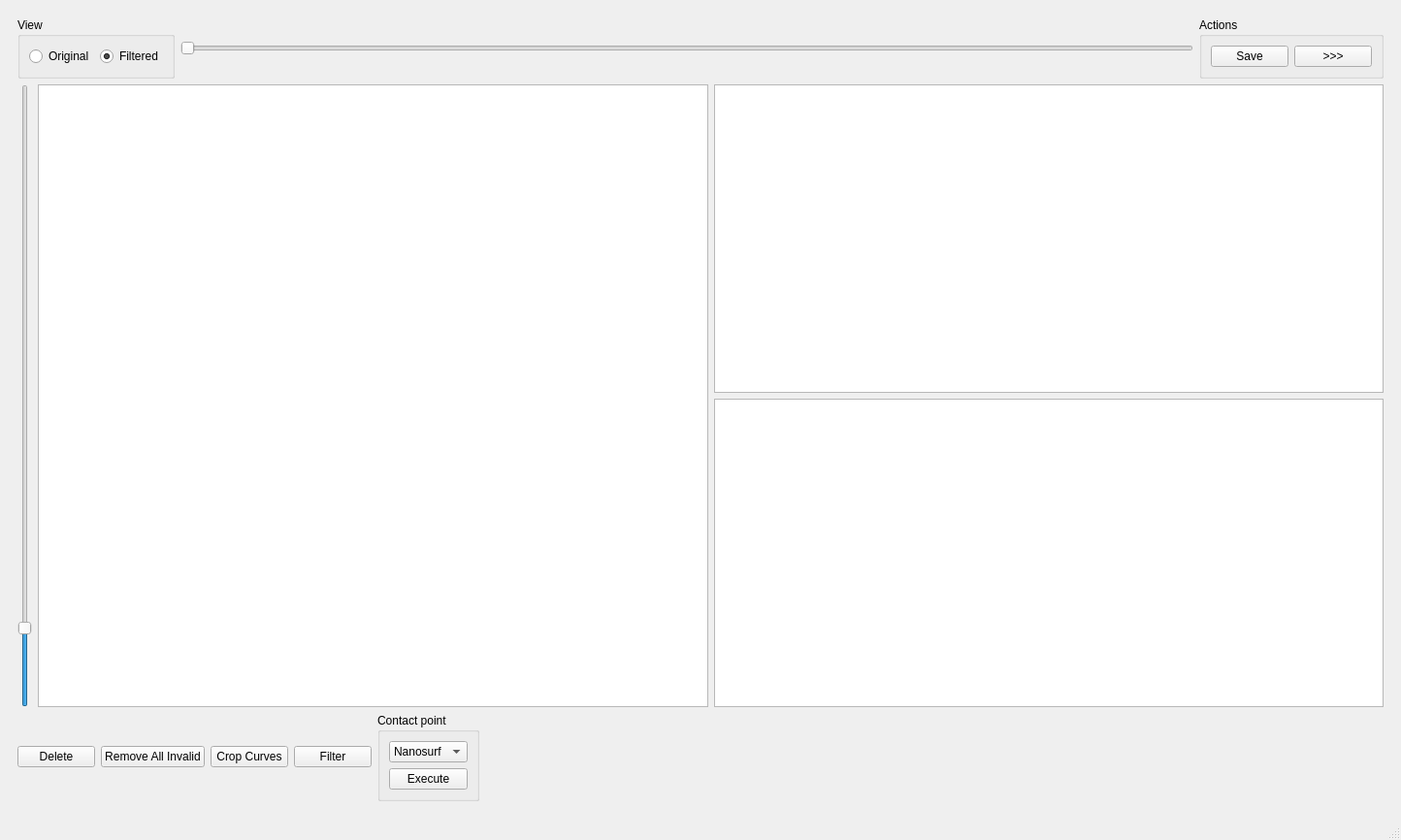
<?xml version="1.0" encoding="UTF-8"?>
<ui version="4.0">
 <class>MainWindow</class>
 <widget class="QMainWindow" name="MainWindow">
  <property name="geometry">
   <rect>
    <x>0</x>
    <y>0</y>
    <width>1444</width>
    <height>866</height>
   </rect>
  </property>
  <property name="windowTitle">
   <string>Nano2020</string>
  </property>
  <property name="windowIcon">
   <iconset>
    <normaloff>ico.svg</normaloff>ico.svg</iconset>
  </property>
  <widget class="QWidget" name="centralwidget">
   <layout class="QVBoxLayout" name="verticalLayout_3">
    <item>
     <widget class="QStackedWidget" name="switcher">
      <property name="currentIndex">
       <number>1</number>
      </property>
      <widget class="QWidget" name="stackedWidgetPage1">
       <layout class="QVBoxLayout" name="verticalLayout" stretch="0,1">
        <item>
         <layout class="QHBoxLayout" name="horizontalLayout_3">
          <property name="sizeConstraint">
           <enum>QLayout::SetMinAndMaxSize</enum>
          </property>
          <item>
           <widget class="QGroupBox" name="groupBox_6">
            <property name="title">
             <string>Limits</string>
            </property>
            <layout class="QGridLayout" name="gridLayout_2">
             <item row="0" column="1">
              <widget class="QSpinBox" name="b1_start">
               <property name="minimum">
                <number>-100000</number>
               </property>
               <property name="maximum">
                <number>100000</number>
               </property>
               <property name="singleStep">
                <number>10</number>
               </property>
               <property name="value">
                <number>-15000</number>
               </property>
              </widget>
             </item>
             <item row="1" column="0">
              <widget class="QLabel" name="label_10">
               <property name="text">
                <string>Max</string>
               </property>
              </widget>
             </item>
             <item row="0" column="0">
              <widget class="QLabel" name="label_9">
               <property name="text">
                <string>Min</string>
               </property>
              </widget>
             </item>
             <item row="1" column="1">
              <widget class="QSpinBox" name="b1_end">
               <property name="minimum">
                <number>-100000</number>
               </property>
               <property name="maximum">
                <number>100000</number>
               </property>
               <property name="singleStep">
                <number>10</number>
               </property>
               <property name="value">
                <number>15000</number>
               </property>
              </widget>
             </item>
            </layout>
           </widget>
          </item>
          <item>
           <widget class="QGroupBox" name="groupBox_7">
            <property name="title">
             <string>yAlign</string>
            </property>
            <layout class="QVBoxLayout" name="verticalLayout_8">
             <item>
              <widget class="QSpinBox" name="b1_yAlign">
               <property name="minimum">
                <number>50</number>
               </property>
               <property name="maximum">
                <number>19999</number>
               </property>
               <property name="value">
                <number>3000</number>
               </property>
              </widget>
             </item>
             <item>
              <widget class="QPushButton" name="b1_yAlignButton">
               <property name="text">
                <string>yAlign</string>
               </property>
              </widget>
             </item>
             <item>
              <widget class="QSlider" name="b1_forwardSegment">
               <property name="sizePolicy">
                <sizepolicy hsizetype="Minimum" vsizetype="Fixed">
                 <horstretch>0</horstretch>
                 <verstretch>0</verstretch>
                </sizepolicy>
               </property>
               <property name="focusPolicy">
                <enum>Qt::StrongFocus</enum>
               </property>
               <property name="minimum">
                <number>0</number>
               </property>
               <property name="maximum">
                <number>1</number>
               </property>
               <property name="value">
                <number>0</number>
               </property>
               <property name="tracking">
                <bool>true</bool>
               </property>
               <property name="orientation">
                <enum>Qt::Horizontal</enum>
               </property>
               <property name="tickPosition">
                <enum>QSlider::TicksAbove</enum>
               </property>
               <property name="tickInterval">
                <number>1</number>
               </property>
              </widget>
             </item>
            </layout>
           </widget>
          </item>
          <item>
           <widget class="QGroupBox" name="groupBox_16">
            <property name="title">
             <string>Cutting</string>
            </property>
            <layout class="QVBoxLayout" name="verticalLayout_16">
             <item>
              <widget class="QDoubleSpinBox" name="b1_minmax">
               <property name="value">
                <double>5.000000000000000</double>
               </property>
              </widget>
             </item>
             <item>
              <widget class="QPushButton" name="b1_doInvalidate">
               <property name="text">
                <string>Invalidate</string>
               </property>
              </widget>
             </item>
            </layout>
           </widget>
          </item>
          <item>
           <widget class="QGroupBox" name="groupBox">
            <property name="title">
             <string>View</string>
            </property>
            <layout class="QVBoxLayout" name="verticalLayout_9">
             <property name="sizeConstraint">
              <enum>QLayout::SetMinimumSize</enum>
             </property>
             <item>
              <widget class="QRadioButton" name="b1_redblack">
               <property name="text">
                <string>All</string>
               </property>
               <property name="checked">
                <bool>true</bool>
               </property>
              </widget>
             </item>
             <item>
              <widget class="QRadioButton" name="b1_black">
               <property name="text">
                <string>Black</string>
               </property>
              </widget>
             </item>
             <item>
              <widget class="QRadioButton" name="b1_red">
               <property name="text">
                <string>Red</string>
               </property>
              </widget>
             </item>
            </layout>
           </widget>
          </item>
          <item>
           <widget class="QGroupBox" name="groupBox_12">
            <property name="title">
             <string>Open</string>
            </property>
            <layout class="QVBoxLayout" name="verticalLayout_7">
             <item>
              <widget class="QRadioButton" name="open_o11new">
               <property name="text">
                <string>Optics11 - NEW</string>
               </property>
               <property name="checked">
                <bool>false</bool>
               </property>
              </widget>
             </item>
             <item>
              <widget class="QRadioButton" name="open_o11old">
               <property name="text">
                <string>Optics11 - OLD</string>
               </property>
              </widget>
             </item>
             <item>
              <widget class="QRadioButton" name="open_nanosurf">
               <property name="text">
                <string>Nanosurf export</string>
               </property>
               <property name="checked">
                <bool>true</bool>
               </property>
              </widget>
             </item>
            </layout>
           </widget>
          </item>
          <item>
           <spacer name="horizontalSpacer">
            <property name="orientation">
             <enum>Qt::Horizontal</enum>
            </property>
            <property name="sizeType">
             <enum>QSizePolicy::Expanding</enum>
            </property>
            <property name="sizeHint" stdset="0">
             <size>
              <width>40</width>
              <height>20</height>
             </size>
            </property>
           </spacer>
          </item>
          <item>
           <widget class="QGroupBox" name="groupBox_9">
            <property name="title">
             <string>Actions</string>
            </property>
            <layout class="QHBoxLayout" name="horizontalLayout_2">
             <item>
              <widget class="QPushButton" name="b1tob2">
               <property name="sizePolicy">
                <sizepolicy hsizetype="Minimum" vsizetype="Fixed">
                 <horstretch>0</horstretch>
                 <verstretch>0</verstretch>
                </sizepolicy>
               </property>
               <property name="text">
                <string>&gt;&gt;&gt;</string>
               </property>
               <property name="shortcut">
                <string>Ctrl+G</string>
               </property>
              </widget>
             </item>
             <item>
              <widget class="QPushButton" name="b1_generate">
               <property name="text">
                <string>Generate</string>
               </property>
              </widget>
             </item>
             <item>
              <widget class="QPushButton" name="sl_load">
               <property name="font">
                <font>
                 <weight>75</weight>
                 <bold>true</bold>
                </font>
               </property>
               <property name="text">
                <string>Load</string>
               </property>
               <property name="shortcut">
                <string>Ctrl+L</string>
               </property>
              </widget>
             </item>
             <item>
              <widget class="QPushButton" name="b1_selectFolder">
               <property name="font">
                <font>
                 <weight>75</weight>
                 <bold>true</bold>
                </font>
               </property>
               <property name="text">
                <string>Select Root Folder</string>
               </property>
               <property name="shortcut">
                <string>Ctrl+S</string>
               </property>
              </widget>
             </item>
            </layout>
           </widget>
          </item>
         </layout>
        </item>
        <item>
         <widget class="QSplitter" name="splitter">
          <property name="midLineWidth">
           <number>0</number>
          </property>
          <property name="orientation">
           <enum>Qt::Horizontal</enum>
          </property>
          <widget class="QTreeWidget" name="b1_mainList">
           <property name="sizePolicy">
            <sizepolicy hsizetype="Fixed" vsizetype="Expanding">
             <horstretch>0</horstretch>
             <verstretch>0</verstretch>
            </sizepolicy>
           </property>
           <column>
            <property name="text">
             <string>Name</string>
            </property>
           </column>
          </widget>
          <widget class="PlotWidget" name="b1_graph"/>
          <widget class="QSlider" name="b1_Alpha">
           <property name="sizePolicy">
            <sizepolicy hsizetype="Minimum" vsizetype="Expanding">
             <horstretch>0</horstretch>
             <verstretch>0</verstretch>
            </sizepolicy>
           </property>
           <property name="maximum">
            <number>255</number>
           </property>
           <property name="value">
            <number>30</number>
           </property>
           <property name="orientation">
            <enum>Qt::Vertical</enum>
           </property>
          </widget>
         </widget>
        </item>
       </layout>
      </widget>
      <widget class="QWidget" name="stackedWidgetPage2">
       <layout class="QVBoxLayout" name="verticalLayout_5">
        <item>
         <layout class="QHBoxLayout" name="horizontalLayout_7">
          <item>
           <widget class="QGroupBox" name="groupBox_2">
            <property name="title">
             <string>View</string>
            </property>
            <layout class="QHBoxLayout" name="horizontalLayout_4">
             <item>
              <widget class="QRadioButton" name="b2_vOriginal">
               <property name="text">
                <string>Original</string>
               </property>
               <property name="checked">
                <bool>false</bool>
               </property>
              </widget>
             </item>
             <item>
              <widget class="QRadioButton" name="b2_vFiltered">
               <property name="text">
                <string>Filtered</string>
               </property>
               <property name="checked">
                <bool>true</bool>
               </property>
              </widget>
             </item>
            </layout>
           </widget>
          </item>
          <item>
           <widget class="QSlider" name="b2_segment">
            <property name="maximum">
             <number>500</number>
            </property>
            <property name="pageStep">
             <number>1</number>
            </property>
            <property name="tracking">
             <bool>true</bool>
            </property>
            <property name="orientation">
             <enum>Qt::Horizontal</enum>
            </property>
           </widget>
          </item>
          <item>
           <widget class="QGroupBox" name="groupBox_10">
            <property name="title">
             <string>Actions</string>
            </property>
            <layout class="QHBoxLayout" name="horizontalLayout_10">
             <item>
              <widget class="QPushButton" name="b2_save">
               <property name="text">
                <string>Save</string>
               </property>
               <property name="shortcut">
                <string>Ctrl+S</string>
               </property>
              </widget>
             </item>
             <item>
              <widget class="QPushButton" name="b2_b2tob3">
               <property name="sizePolicy">
                <sizepolicy hsizetype="Minimum" vsizetype="Preferred">
                 <horstretch>0</horstretch>
                 <verstretch>0</verstretch>
                </sizepolicy>
               </property>
               <property name="text">
                <string>&gt;&gt;&gt;</string>
               </property>
               <property name="shortcut">
                <string>Ctrl+G</string>
               </property>
              </widget>
             </item>
            </layout>
           </widget>
          </item>
         </layout>
        </item>
        <item>
         <layout class="QHBoxLayout" name="horizontalLayout_6">
          <item>
           <widget class="QSlider" name="b2_Alpha">
            <property name="sizePolicy">
             <sizepolicy hsizetype="Minimum" vsizetype="Expanding">
              <horstretch>0</horstretch>
              <verstretch>0</verstretch>
             </sizepolicy>
            </property>
            <property name="maximum">
             <number>255</number>
            </property>
            <property name="value">
             <number>30</number>
            </property>
            <property name="orientation">
             <enum>Qt::Vertical</enum>
            </property>
           </widget>
          </item>
          <item>
           <widget class="PlotWidget" name="b2_plot_all"/>
          </item>
          <item>
           <layout class="QVBoxLayout" name="verticalLayout_2">
            <item>
             <widget class="PlotWidget" name="b2_plot_one"/>
            </item>
            <item>
             <widget class="PlotWidget" name="b2_plot_two"/>
            </item>
           </layout>
          </item>
         </layout>
        </item>
        <item>
         <layout class="QHBoxLayout" name="horizontalLayout">
          <item>
           <layout class="QHBoxLayout" name="horizontalLayout_9">
            <item>
             <widget class="QPushButton" name="b2_delete">
              <property name="text">
               <string>Delete</string>
              </property>
              <property name="shortcut">
               <string>Del</string>
              </property>
             </widget>
            </item>
            <item>
             <widget class="QPushButton" name="b2_deleteAllInvalid">
              <property name="text">
               <string>Remove All Invalid</string>
              </property>
              <property name="shortcut">
               <string>Ctrl+Del</string>
              </property>
             </widget>
            </item>
            <item>
             <widget class="QPushButton" name="b2_CropCurves">
              <property name="text">
               <string>Crop Curves</string>
              </property>
             </widget>
            </item>
            <item>
             <widget class="QPushButton" name="b2_doFilter">
              <property name="text">
               <string>Filter</string>
              </property>
              <property name="shortcut">
               <string>Ctrl+F</string>
              </property>
             </widget>
            </item>
           </layout>
          </item>
          <item>
           <widget class="QGroupBox" name="groupBox_4">
            <property name="title">
             <string>Contact point</string>
            </property>
            <layout class="QVBoxLayout" name="verticalLayout_10">
             <item>
              <widget class="QComboBox" name="comboContact">
               <item>
                <property name="text">
                 <string>Nanosurf</string>
                </property>
               </item>
               <item>
                <property name="text">
                 <string>Chiaro</string>
                </property>
               </item>
              </widget>
             </item>
             <item>
              <widget class="QPushButton" name="b2_doContactPoint">
               <property name="text">
                <string>Execute</string>
               </property>
               <property name="shortcut">
                <string>Ctrl+C</string>
               </property>
              </widget>
             </item>
            </layout>
           </widget>
          </item>
          <item>
           <spacer name="horizontalSpacer_2">
            <property name="orientation">
             <enum>Qt::Horizontal</enum>
            </property>
            <property name="sizeHint" stdset="0">
             <size>
              <width>40</width>
              <height>20</height>
             </size>
            </property>
           </spacer>
          </item>
         </layout>
        </item>
       </layout>
      </widget>
      <widget class="QWidget" name="stackedWidgetPage3">
       <layout class="QVBoxLayout" name="verticalLayout_6">
        <item>
         <layout class="QHBoxLayout" name="horizontalLayout_5">
          <item>
           <widget class="QGroupBox" name="groupBox_15">
            <property name="title">
             <string>Elastography</string>
            </property>
            <layout class="QFormLayout" name="formLayout_5">
             <item row="0" column="0">
              <widget class="QLabel" name="label_20">
               <property name="text">
                <string>Increment</string>
               </property>
              </widget>
             </item>
             <item row="0" column="1">
              <widget class="QDoubleSpinBox" name="b4_elIncrement">
               <property name="maximum">
                <double>999.000000000000000</double>
               </property>
               <property name="value">
                <double>30.000000000000000</double>
               </property>
              </widget>
             </item>
             <item row="1" column="0">
              <widget class="QLabel" name="label_21">
               <property name="text">
                <string>Dash depth</string>
               </property>
              </widget>
             </item>
             <item row="1" column="1">
              <widget class="QDoubleSpinBox" name="b4_elDash">
               <property name="maximum">
                <double>19999.000000000000000</double>
               </property>
               <property name="value">
                <double>500.000000000000000</double>
               </property>
              </widget>
             </item>
             <item row="2" column="0">
              <widget class="QLabel" name="label_22">
               <property name="text">
                <string>Max indent</string>
               </property>
              </widget>
             </item>
             <item row="2" column="1">
              <widget class="QDoubleSpinBox" name="b4_elMaxind">
               <property name="maximum">
                <double>19999.000000000000000</double>
               </property>
               <property name="singleStep">
                <double>100.000000000000000</double>
               </property>
               <property name="value">
                <double>2000.000000000000000</double>
               </property>
              </widget>
             </item>
             <item row="3" column="1">
              <widget class="QPushButton" name="b4_doElas">
               <property name="text">
                <string>Elastography</string>
               </property>
               <property name="shortcut">
                <string>Ctrl+E</string>
               </property>
              </widget>
             </item>
             <item row="3" column="0">
              <widget class="QLabel" name="label_24">
               <property name="text">
                <string>O</string>
               </property>
              </widget>
             </item>
            </layout>
           </widget>
          </item>
          <item>
           <widget class="QGroupBox" name="groupBox_20">
            <property name="title">
             <string>E-FIT</string>
            </property>
            <layout class="QGridLayout" name="gridLayout_5">
             <item row="1" column="0">
              <widget class="QLabel" name="label_29">
               <property name="text">
                <string>Eb</string>
               </property>
              </widget>
             </item>
             <item row="2" column="0">
              <widget class="QLabel" name="label_30">
               <property name="text">
                <string>d0</string>
               </property>
              </widget>
             </item>
             <item row="0" column="0">
              <widget class="QLabel" name="label_28">
               <property name="text">
                <string>E0</string>
               </property>
              </widget>
             </item>
             <item row="0" column="1">
              <widget class="QLabel" name="b3_labE0">
               <property name="text">
                <string>&lt;html&gt;&lt;head/&gt;&lt;body&gt;&lt;p&gt;&lt;span style=&quot; font-weight:600;&quot;&gt;N/A&lt;/span&gt; Pa&lt;/p&gt;&lt;/body&gt;&lt;/html&gt;</string>
               </property>
               <property name="textFormat">
                <enum>Qt::RichText</enum>
               </property>
              </widget>
             </item>
             <item row="1" column="1">
              <widget class="QLabel" name="b3_labEb">
               <property name="text">
                <string>&lt;html&gt;&lt;head/&gt;&lt;body&gt;&lt;p&gt;&lt;span style=&quot; font-weight:600;&quot;&gt;N/A&lt;/span&gt; Pa&lt;/p&gt;&lt;/body&gt;&lt;/html&gt;</string>
               </property>
               <property name="textFormat">
                <enum>Qt::RichText</enum>
               </property>
              </widget>
             </item>
             <item row="2" column="1">
              <widget class="QLabel" name="b3_labd0">
               <property name="text">
                <string>&lt;html&gt;&lt;head/&gt;&lt;body&gt;&lt;p&gt;&lt;span style=&quot; font-weight:600;&quot;&gt;N/A&lt;/span&gt; nm&lt;/p&gt;&lt;/body&gt;&lt;/html&gt;</string>
               </property>
               <property name="textFormat">
                <enum>Qt::RichText</enum>
               </property>
              </widget>
             </item>
            </layout>
           </widget>
          </item>
          <item>
           <widget class="QGroupBox" name="HertzianFit">
            <property name="sizePolicy">
             <sizepolicy hsizetype="Preferred" vsizetype="Preferred">
              <horstretch>0</horstretch>
              <verstretch>0</verstretch>
             </sizepolicy>
            </property>
            <property name="title">
             <string>Hertzian Fit</string>
            </property>
            <layout class="QGridLayout" name="gridLayout">
             <item row="1" column="1">
              <widget class="QRadioButton" name="b3_maxForce">
               <property name="sizePolicy">
                <sizepolicy hsizetype="Minimum" vsizetype="Fixed">
                 <horstretch>0</horstretch>
                 <verstretch>0</verstretch>
                </sizepolicy>
               </property>
               <property name="text">
                <string>Force</string>
               </property>
              </widget>
             </item>
             <item row="1" column="3">
              <widget class="QLabel" name="label_11">
               <property name="text">
                <string>Std E</string>
               </property>
              </widget>
             </item>
             <item row="0" column="4">
              <widget class="QLabel" name="b3_Eavg">
               <property name="sizePolicy">
                <sizepolicy hsizetype="Preferred" vsizetype="Fixed">
                 <horstretch>0</horstretch>
                 <verstretch>0</verstretch>
                </sizepolicy>
               </property>
               <property name="text">
                <string>&lt;html&gt;&lt;head/&gt;&lt;body&gt;&lt;p&gt;&lt;span style=&quot; font-weight:600;&quot;&gt;N/A&lt;/span&gt; Pa&lt;/p&gt;&lt;/body&gt;&lt;/html&gt;</string>
               </property>
               <property name="textFormat">
                <enum>Qt::RichText</enum>
               </property>
              </widget>
             </item>
             <item row="0" column="3">
              <widget class="QLabel" name="AverageE">
               <property name="text">
                <string>Average E</string>
               </property>
              </widget>
             </item>
             <item row="1" column="4">
              <widget class="QLabel" name="b3_Estd">
               <property name="sizePolicy">
                <sizepolicy hsizetype="Preferred" vsizetype="Fixed">
                 <horstretch>0</horstretch>
                 <verstretch>0</verstretch>
                </sizepolicy>
               </property>
               <property name="text">
                <string>&lt;html&gt;&lt;head/&gt;&lt;body&gt;&lt;p&gt;&lt;span style=&quot; font-weight:600;&quot;&gt;N/A&lt;/span&gt; Pa&lt;/p&gt;&lt;/body&gt;&lt;/html&gt;</string>
               </property>
               <property name="textFormat">
                <enum>Qt::RichText</enum>
               </property>
              </widget>
             </item>
             <item row="0" column="2">
              <widget class="QDoubleSpinBox" name="b3_threshold">
               <property name="suffix">
                <string/>
               </property>
               <property name="maximum">
                <double>19999.000000000000000</double>
               </property>
               <property name="value">
                <double>1000.000000000000000</double>
               </property>
              </widget>
             </item>
             <item row="2" column="2">
              <widget class="QSpinBox" name="b3_bins">
               <property name="maximum">
                <number>999</number>
               </property>
              </widget>
             </item>
             <item row="2" column="1">
              <widget class="QLabel" name="label_15">
               <property name="sizePolicy">
                <sizepolicy hsizetype="Preferred" vsizetype="Fixed">
                 <horstretch>0</horstretch>
                 <verstretch>0</verstretch>
                </sizepolicy>
               </property>
               <property name="text">
                <string>Bins</string>
               </property>
              </widget>
             </item>
             <item row="1" column="2">
              <widget class="QPushButton" name="b3_doCutFit">
               <property name="text">
                <string>Fit</string>
               </property>
               <property name="shortcut">
                <string>Ctrl+F</string>
               </property>
              </widget>
             </item>
             <item row="2" column="3">
              <widget class="QLabel" name="label_14">
               <property name="text">
                <string>E</string>
               </property>
              </widget>
             </item>
             <item row="0" column="1">
              <widget class="QRadioButton" name="b3_maxIndentation">
               <property name="sizePolicy">
                <sizepolicy hsizetype="Minimum" vsizetype="Fixed">
                 <horstretch>0</horstretch>
                 <verstretch>0</verstretch>
                </sizepolicy>
               </property>
               <property name="text">
                <string>Indentation</string>
               </property>
               <property name="checked">
                <bool>true</bool>
               </property>
              </widget>
             </item>
             <item row="2" column="4">
              <widget class="QLabel" name="b3_results">
               <property name="sizePolicy">
                <sizepolicy hsizetype="Preferred" vsizetype="Fixed">
                 <horstretch>0</horstretch>
                 <verstretch>0</verstretch>
                </sizepolicy>
               </property>
               <property name="text">
                <string>&lt;html&gt;&lt;head/&gt;&lt;body&gt;&lt;p&gt;&lt;span style=&quot; font-weight:600;&quot;&gt;N/A&lt;/span&gt; Pa&lt;/p&gt;&lt;/body&gt;&lt;/html&gt;</string>
               </property>
               <property name="textFormat">
                <enum>Qt::RichText</enum>
               </property>
              </widget>
             </item>
             <item row="3" column="2">
              <widget class="QSpinBox" name="b3_ShiftValue">
               <property name="minimum">
                <number>0</number>
               </property>
               <property name="maximum">
                <number>100000</number>
               </property>
               <property name="singleStep">
                <number>50</number>
               </property>
              </widget>
             </item>
             <item row="3" column="4">
              <widget class="QPushButton" name="b3_ShiftCurves">
               <property name="text">
                <string>Shift</string>
               </property>
              </widget>
             </item>
             <item row="3" column="1">
              <widget class="QLabel" name="label">
               <property name="text">
                <string>Shift all curves</string>
               </property>
              </widget>
             </item>
             <item row="3" column="3">
              <widget class="QLabel" name="label_2">
               <property name="text">
                <string>nm</string>
               </property>
              </widget>
             </item>
            </layout>
           </widget>
          </item>
          <item>
           <spacer name="horizontalSpacer_3">
            <property name="orientation">
             <enum>Qt::Horizontal</enum>
            </property>
            <property name="sizeHint" stdset="0">
             <size>
              <width>40</width>
              <height>20</height>
             </size>
            </property>
           </spacer>
          </item>
          <item>
           <widget class="QGroupBox" name="groupBox_11">
            <property name="title">
             <string>Actions</string>
            </property>
            <layout class="QVBoxLayout" name="verticalLayout_12">
             <item>
              <widget class="QPushButton" name="b3_doExport">
               <property name="text">
                <string>Export Single</string>
               </property>
               <property name="shortcut">
                <string>Ctrl+E, Ctrl+S</string>
               </property>
              </widget>
             </item>
             <item>
              <widget class="QPushButton" name="b3_save">
               <property name="text">
                <string>Save</string>
               </property>
               <property name="shortcut">
                <string>Ctrl+S</string>
               </property>
              </widget>
             </item>
             <item>
              <widget class="QPushButton" name="b3_doExport2">
               <property name="text">
                <string>Export Bilayer</string>
               </property>
               <property name="shortcut">
                <string>Ctrl+E, Ctrl+B</string>
               </property>
              </widget>
             </item>
            </layout>
           </widget>
          </item>
         </layout>
        </item>
        <item>
         <layout class="QHBoxLayout" name="horizontalLayout_13" stretch="0,4,3,3">
          <item>
           <widget class="QSlider" name="b3_Alpha">
            <property name="sizePolicy">
             <sizepolicy hsizetype="Minimum" vsizetype="Expanding">
              <horstretch>0</horstretch>
              <verstretch>0</verstretch>
             </sizepolicy>
            </property>
            <property name="maximum">
             <number>255</number>
            </property>
            <property name="value">
             <number>30</number>
            </property>
            <property name="orientation">
             <enum>Qt::Vertical</enum>
            </property>
           </widget>
          </item>
          <item>
           <widget class="PlotWidget" name="b3_plotind"/>
          </item>
          <item>
           <widget class="PlotWidget" name="b3_plotscatter"/>
          </item>
          <item>
           <widget class="PlotWidget" name="b3_plothist"/>
          </item>
         </layout>
        </item>
        <item>
         <layout class="QHBoxLayout" name="horizontalLayout_8" stretch="4,2,2,2">
          <item>
           <widget class="PlotWidget" name="b3_long"/>
          </item>
          <item>
           <widget class="PlotWidget" name="b3_plothist_E0"/>
          </item>
          <item>
           <widget class="PlotWidget" name="b3_plothist_Eb"/>
          </item>
          <item>
           <widget class="PlotWidget" name="b3_plothist_d0"/>
          </item>
         </layout>
        </item>
       </layout>
      </widget>
     </widget>
    </item>
   </layout>
  </widget>
  <widget class="QStatusBar" name="statusbar"/>
 </widget>
 <customwidgets>
  <customwidget>
   <class>PlotWidget</class>
   <extends>QGraphicsView</extends>
   <header location="global">pyqtgraph</header>
  </customwidget>
 </customwidgets>
 <resources/>
 <connections/>
</ui>
